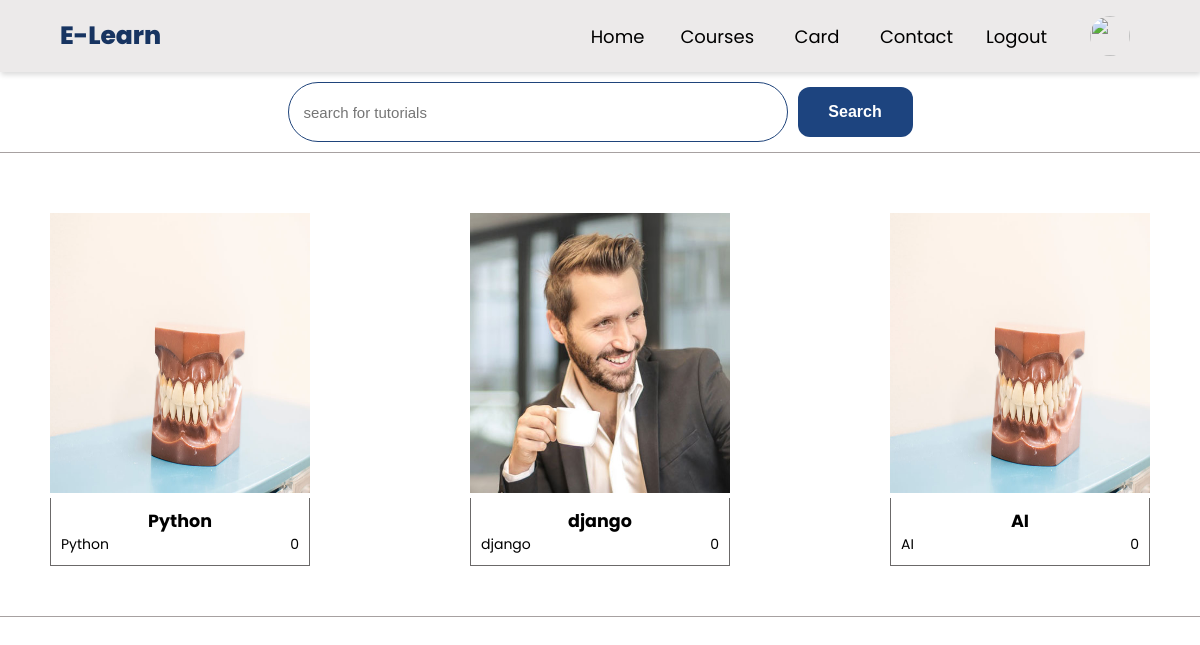
The page /tutorials/ on the database as committed earlier.
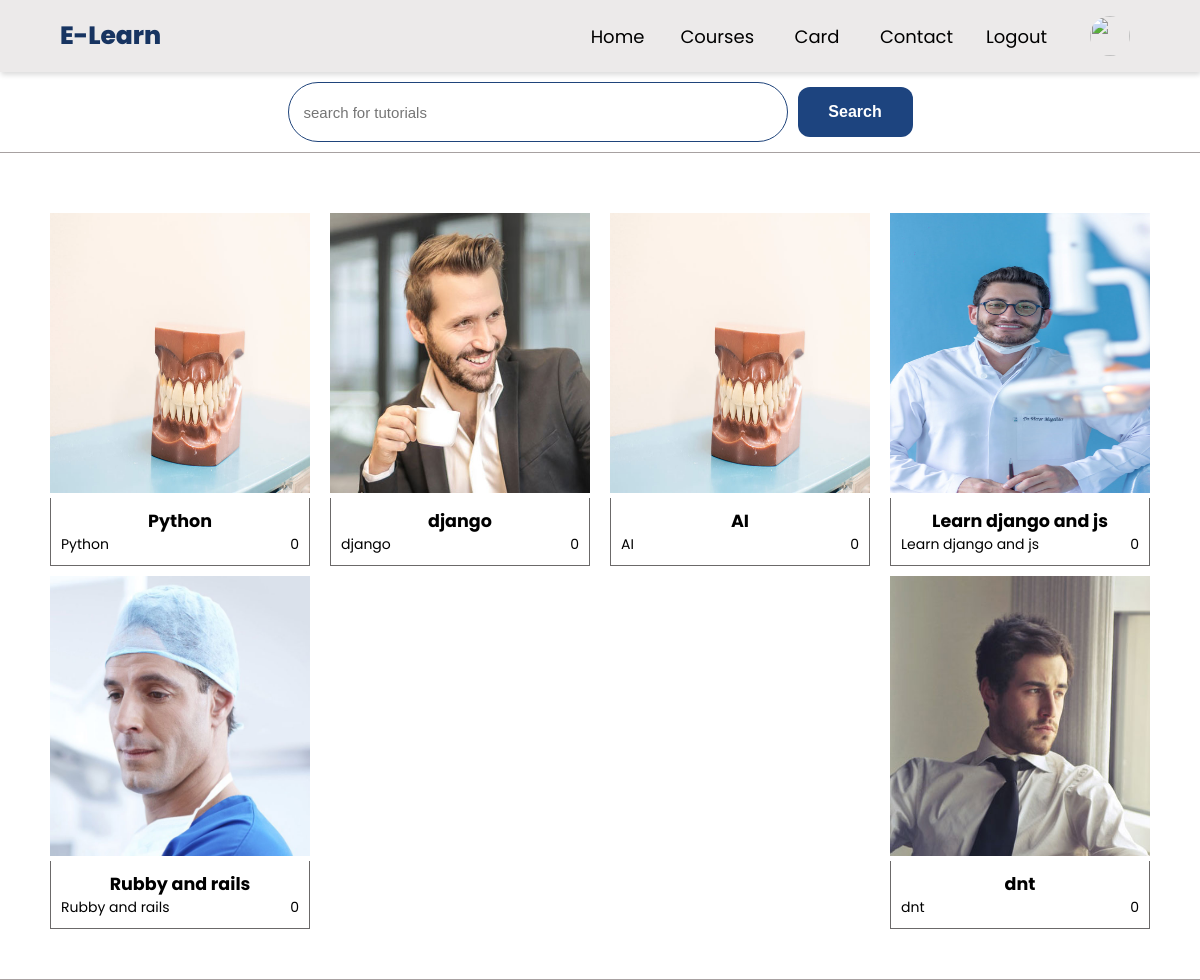
The same page on the database as committed later.
### base/models.py (models this page shows)
class Tutorial(models.Model):
    user=models.ForeignKey(Profile,on_delete=models.CASCADE)
    name=models.TextField()
    cover=models.ImageField(blank=True,default='avatar.svg')
    description=models.TextField()
    price=models.IntegerField(blank=True)
    created=models.DateTimeField(auto_now_add=True)
    followers=models.ManyToManyField(Profile,related_name='unrolls')
    @property
    def cover_url(self):
        try :
            return self.cover.url
        except:
            return ''

### base/views.py (the view)
# urls.py: path('tutorials/',views.tutorials,name='tutorials'),
def tutorials(request):
    q=request.GET.get('q') if request.GET.get('q') is not None else ''
    user=request.user
    tutorials=Tutorial.objects.filter(Q(name__icontains=q))
    context={'user':user,'tutorials':tutorials}
    return render(request,'base/tutorials.html',context)

### base/templates/base/tutorials.html
{% extends 'base/main.html' %}
{% load static %}
{% block content %}
<form action="" method="GET">
<section class="search-section" style="border-bottom: 1px #a7a1a1 solid;padding-bottom: 10px;">
        <input type="text" placeholder="search for tutorials" class="tutorial-search-input" name="q">
        <button type="submit" class="tutorial-search-button"> Search</button>
</section>
</form>
<section class="tutorials" style="border-bottom: 1px #a7a1a1 solid;">
    {% for tutorial in tutorials %}
    <a href="{% url 'tutorial-page' tutorial.id %}">
        <div class="tutorial">
            <img class="tutorial-image" src="{{tutorial.cover_url}}" style=" height: 280px;width: 260px; "></img>
            <div class="tutorial-details">
                <div class="tutorial-name">
                    <h3>{{tutorial.name}}</h3>
                </div>
                <div class="tutorial-activity">
                    <span>{{tutorial.name}}</span>
                    <span>{{tutorial.followers.count}}</span>
                </div>
            </div>
        </div>
    </a>
    {% endfor %}
</section>
{% endblock content %}

Rows that differ between the two databases and show on the page:
added Tutorial: cover_url (picture), name "Learn django and js", followers.count "0"
added Tutorial: cover_url (picture), name "Rubby and rails", followers.count "0"
added Tutorial: cover_url (picture), name "dnt", followers.count "0"
